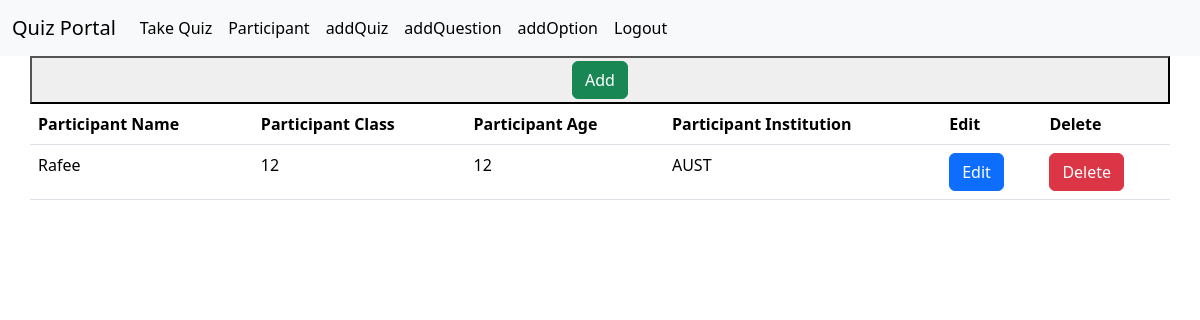
The app's page /participant/ (signed in) with its own data.
### myapp/models.py (models this page shows, shortened)
class Participant(models.Model):
    Name = models.TextField(max_length=90,blank=True,null=True)
    Class = models.CharField(max_length=90,blank=True,null=True)
    Age = models.IntegerField(blank=True,null=True)
    Institution = models.TextField(max_length=200,blank=True,null=True)

### myapp/views.py (the view)
# urls.py: path('participant/',participant,name='participant'),
@login_required
def participant(request):
    participants =Participant.objects.all()
    context = {
        'participants' : participants
    }
    return render(request,'participant.html',context)

### templates/participant.html
{% extends 'base.html' %}
{% block content %}
<div class="container container-center">
    <div class="row justify-content-center">
        <button><a href="{% url 'addParticipant' %}" class="btn btn-success">Add</a></button>
        <br><br>
        <table class="table">
            <tr>
                <th>Participant Name</th>
                <th>Participant Class</th>
                <th>Participant Age</th>
                <th>Participant Institution</th>
                <th>Edit</th>
                <th>Delete</th>
            </tr>
            {% for participant in participants %}
            <tr>
                <td>{{participant.Name}}</td>
                <td>{{participant.Class}}</td>
                <td>{{participant.Age}}</td>
                <td>{{participant.Institution}}</td>
                <td><a href="{% url 'editParticipant' participant.id %}" class="btn btn-primary">Edit</a></td>
                <td><a href="{% url 'deleteParticipant' participant.id %}" class="btn btn-danger">Delete</a></td>
            </tr>
            {% endfor %}
    </div>
</div>
{% endblock %}

### records on screen
Participant: Name "Rafee", Class "12", Age "12", Institution "AUST"
